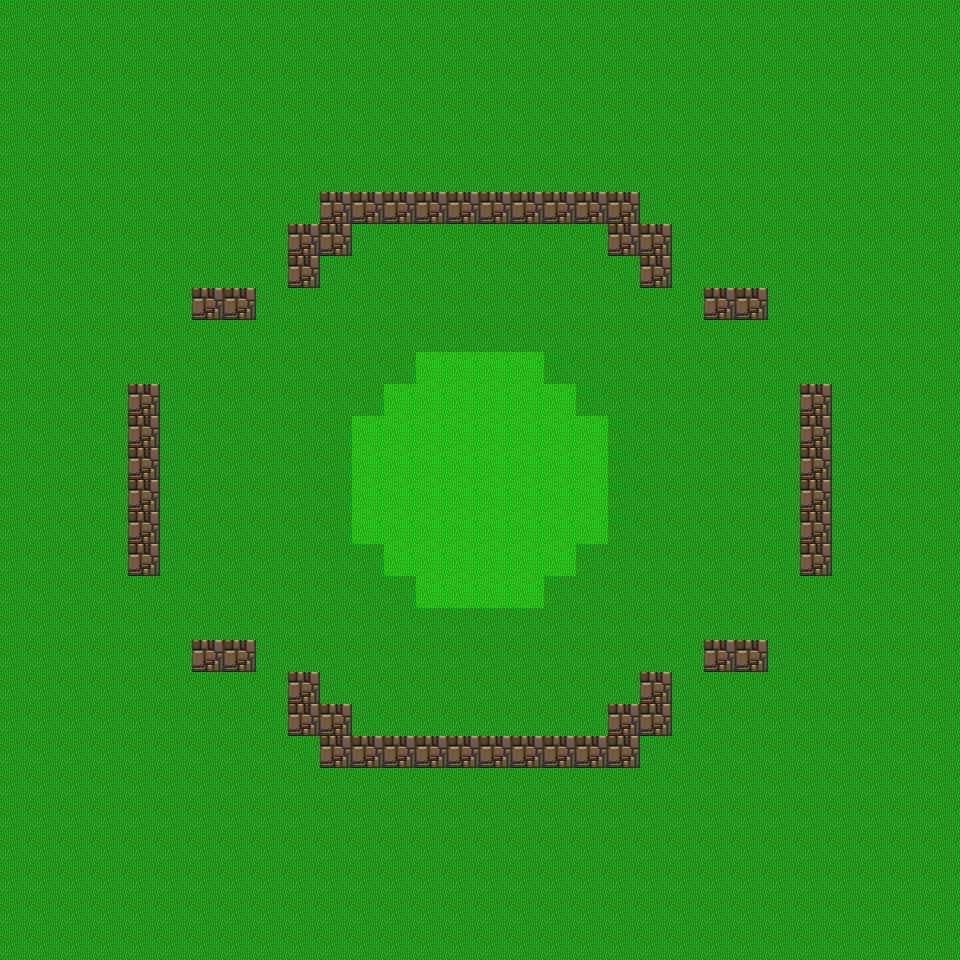

A 2D game scene composited from a Tiled map and its tileset images. What follows is a short description and the map's XML, with every tile layer's data as written:
An orthogonal 30x30 tile map with 32x32 px tiles, 2 tile layers (Sol, Collision).

<map version="1.9" tiledversion="1.9.2" orientation="orthogonal" renderorder="right-down" width="30" height="30" tilewidth="32" tileheight="32" infinite="0" nextlayerid="3" nextobjectid="1">
 <tileset firstgid="1" source="tuilesMap.tsx" />
 <layer id="1" name="Sol" width="30" height="30">
  <data encoding="csv">
98,98,98,98,98,98,98,98,98,98,98,98,98,98,98,98,98,98,98,98,98,98,98,98,98,98,98,98,98,98,
98,98,98,98,98,98,98,98,98,98,98,98,98,98,98,98,98,98,98,98,98,98,98,98,98,98,98,98,98,98,
98,98,98,98,98,98,98,98,98,98,98,98,98,98,98,98,98,98,98,98,98,98,98,98,98,98,98,98,98,98,
98,98,98,98,98,98,98,98,98,98,98,98,98,98,98,98,98,98,98,98,98,98,98,98,98,98,98,98,98,98,
98,98,98,98,98,98,98,98,98,98,98,98,98,98,98,98,98,98,98,98,98,98,98,98,98,98,98,98,98,98,
98,98,98,98,98,98,98,98,98,98,98,98,98,98,98,98,98,98,98,98,98,98,98,98,98,98,98,98,98,98,
98,98,98,98,98,98,98,98,98,98,98,98,98,98,98,98,98,98,98,98,98,98,98,98,98,98,98,98,98,98,
98,98,98,98,98,98,98,98,98,98,98,98,98,98,98,98,98,98,98,98,98,98,98,98,98,98,98,98,98,98,
98,98,98,98,98,98,98,98,98,98,98,98,98,98,98,98,98,98,98,98,98,98,98,98,98,98,98,98,98,98,
98,98,98,98,98,98,98,98,98,98,98,98,98,98,98,98,98,98,98,98,98,98,98,98,98,98,98,98,98,98,
98,98,98,98,98,98,98,98,98,98,98,98,98,98,98,98,98,98,98,98,98,98,98,98,98,98,98,98,98,98,
98,98,98,98,98,98,98,98,98,98,98,98,98,1033,1033,1033,1033,98,98,98,98,98,98,98,98,98,98,98,98,98,
98,98,98,98,98,98,98,98,98,98,98,98,1033,1033,1033,1033,1033,1033,98,98,98,98,98,98,98,98,98,98,98,98,
98,98,98,98,98,98,98,98,98,98,98,1033,1033,1033,1033,1033,1033,1033,1033,98,98,98,98,98,98,98,98,98,98,98,
98,98,98,98,98,98,98,98,98,98,98,1033,1033,1033,1033,1033,1033,1033,1033,98,98,98,98,98,98,98,98,98,98,98,
98,98,98,98,98,98,98,98,98,98,98,1033,1033,1033,1033,1033,1033,1033,1033,98,98,98,98,98,98,98,98,98,98,98,
98,98,98,98,98,98,98,98,98,98,98,1033,1033,1033,1033,1033,1033,1033,1033,98,98,98,98,98,98,98,98,98,98,98,
98,98,98,98,98,98,98,98,98,98,98,98,1033,1033,1033,1033,1033,1033,98,98,98,98,98,98,98,98,98,98,98,98,
98,98,98,98,98,98,98,98,98,98,98,98,98,1033,1033,1033,1033,98,98,98,98,98,98,98,98,98,98,98,98,98,
98,98,98,98,98,98,98,98,98,98,98,98,98,98,98,98,98,98,98,98,98,98,98,98,98,98,98,98,98,98,
98,98,98,98,98,98,98,98,98,98,98,98,98,98,98,98,98,98,98,98,98,98,98,98,98,98,98,98,98,98,
98,98,98,98,98,98,98,98,98,98,98,98,98,98,98,98,98,98,98,98,98,98,98,98,98,98,98,98,98,98,
98,98,98,98,98,98,98,98,98,98,98,98,98,98,98,98,98,98,98,98,98,98,98,98,98,98,98,98,98,98,
98,98,98,98,98,98,98,98,98,98,98,98,98,98,98,98,98,98,98,98,98,98,98,98,98,98,98,98,98,98,
98,98,98,98,98,98,98,98,98,98,98,98,98,98,98,98,98,98,98,98,98,98,98,98,98,98,98,98,98,98,
98,98,98,98,98,98,98,98,98,98,98,98,98,98,98,98,98,98,98,98,98,98,98,98,98,98,98,98,98,98,
98,98,98,98,98,98,98,98,98,98,98,98,98,98,98,98,98,98,98,98,98,98,98,98,98,98,98,98,98,98,
98,98,98,98,98,98,98,98,98,98,98,98,98,98,98,98,98,98,98,98,98,98,98,98,98,98,98,98,98,98,
98,98,98,98,98,98,98,98,98,98,98,98,98,98,98,98,98,98,98,98,98,98,98,98,98,98,98,98,98,98,
98,98,98,98,98,98,98,98,98,98,98,98,98,98,98,98,98,98,98,98,98,98,98,98,98,98,98,98,98,98
</data>
 </layer>
 <layer id="2" name="Collision" width="30" height="30">
  <data encoding="csv">
0,0,0,0,0,0,0,0,0,0,0,0,0,0,0,0,0,0,0,0,0,0,0,0,0,0,0,0,0,0,
0,0,0,0,0,0,0,0,0,0,0,0,0,0,0,0,0,0,0,0,0,0,0,0,0,0,0,0,0,0,
0,0,0,0,0,0,0,0,0,0,0,0,0,0,0,0,0,0,0,0,0,0,0,0,0,0,0,0,0,0,
0,0,0,0,0,0,0,0,0,0,0,0,0,0,0,0,0,0,0,0,0,0,0,0,0,0,0,0,0,0,
0,0,0,0,0,0,0,0,0,0,0,0,0,0,0,0,0,0,0,0,0,0,0,0,0,0,0,0,0,0,
0,0,0,0,0,0,0,0,0,0,0,0,0,0,0,0,0,0,0,0,0,0,0,0,0,0,0,0,0,0,
0,0,0,0,0,0,0,0,0,0,578,578,578,578,578,578,578,578,578,578,0,0,0,0,0,0,0,0,0,0,
0,0,0,0,0,0,0,0,0,578,578,0,0,0,0,0,0,0,0,578,578,0,0,0,0,0,0,0,0,0,
0,0,0,0,0,0,0,0,0,578,0,0,0,0,0,0,0,0,0,0,578,0,0,0,0,0,0,0,0,0,
0,0,0,0,0,0,578,578,0,0,0,0,0,0,0,0,0,0,0,0,0,0,578,578,0,0,0,0,0,0,
0,0,0,0,0,0,0,0,0,0,0,0,0,0,0,0,0,0,0,0,0,0,0,0,0,0,0,0,0,0,
0,0,0,0,0,0,0,0,0,0,0,0,0,0,0,0,0,0,0,0,0,0,0,0,0,0,0,0,0,0,
0,0,0,0,578,0,0,0,0,0,0,0,0,0,0,0,0,0,0,0,0,0,0,0,0,578,0,0,0,0,
0,0,0,0,578,0,0,0,0,0,0,0,0,0,0,0,0,0,0,0,0,0,0,0,0,578,0,0,0,0,
0,0,0,0,578,0,0,0,0,0,0,0,0,0,0,0,0,0,0,0,0,0,0,0,0,578,0,0,0,0,
0,0,0,0,578,0,0,0,0,0,0,0,0,0,0,0,0,0,0,0,0,0,0,0,0,578,0,0,0,0,
0,0,0,0,578,0,0,0,0,0,0,0,0,0,0,0,0,0,0,0,0,0,0,0,0,578,0,0,0,0,
0,0,0,0,578,0,0,0,0,0,0,0,0,0,0,0,0,0,0,0,0,0,0,0,0,578,0,0,0,0,
0,0,0,0,0,0,0,0,0,0,0,0,0,0,0,0,0,0,0,0,0,0,0,0,0,0,0,0,0,0,
0,0,0,0,0,0,0,0,0,0,0,0,0,0,0,0,0,0,0,0,0,0,0,0,0,0,0,0,0,0,
0,0,0,0,0,0,578,578,0,0,0,0,0,0,0,0,0,0,0,0,0,0,578,578,0,0,0,0,0,0,
0,0,0,0,0,0,0,0,0,578,0,0,0,0,0,0,0,0,0,0,578,0,0,0,0,0,0,0,0,0,
0,0,0,0,0,0,0,0,0,578,578,0,0,0,0,0,0,0,0,578,578,0,0,0,0,0,0,0,0,0,
0,0,0,0,0,0,0,0,0,0,578,578,578,578,578,578,578,578,578,578,0,0,0,0,0,0,0,0,0,0,
0,0,0,0,0,0,0,0,0,0,0,0,0,0,0,0,0,0,0,0,0,0,0,0,0,0,0,0,0,0,
0,0,0,0,0,0,0,0,0,0,0,0,0,0,0,0,0,0,0,0,0,0,0,0,0,0,0,0,0,0,
0,0,0,0,0,0,0,0,0,0,0,0,0,0,0,0,0,0,0,0,0,0,0,0,0,0,0,0,0,0,
0,0,0,0,0,0,0,0,0,0,0,0,0,0,0,0,0,0,0,0,0,0,0,0,0,0,0,0,0,0,
0,0,0,0,0,0,0,0,0,0,0,0,0,0,0,0,0,0,0,0,0,0,0,0,0,0,0,0,0,0,
0,0,0,0,0,0,0,0,0,0,0,0,0,0,0,0,0,0,0,0,0,0,0,0,0,0,0,0,0,0
</data>
 </layer>
</map>
